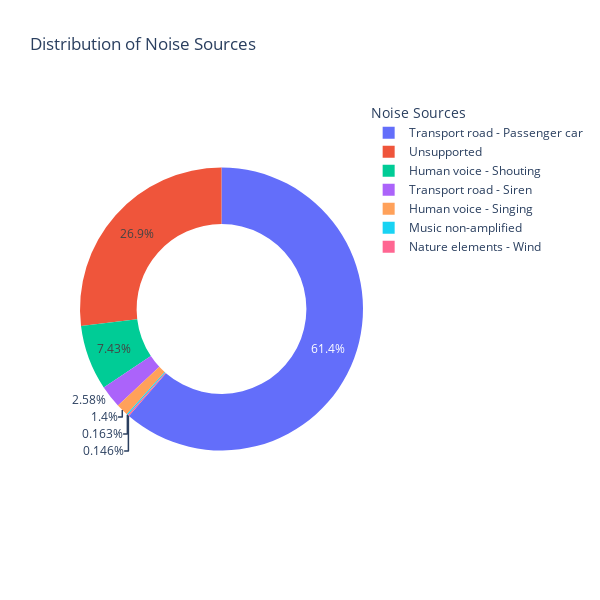

Notebook cell for this chart:
### Code cell
# Define the colorscale for the chart
colorscale = [
    [0, '#FFEFD5'],  # Lightest shade of orange
    [0.2, '#FFDAB9'],
    [0.4, '#FFA500'],
    [0.6, '#FF8C00'],
    [0.8, '#FF4500'],
    [1, '#FF0000']  # Darkest shade of orange
]

# Load the data
data_noise = pd.read_csv('../Data for visualization/combined_noise_event.csv', header=0, sep=',')

# Calculate the frequencies of each category in the 'noise_source' variable
category_counts = data_noise['noise_event_laeq_primary_detected_class'].value_counts()

# Create a donut plot with customized colors
fig = go.Figure(data=[
    go.Pie(
        labels=category_counts.index,
        values=category_counts.values,
        hole=0.6,
        marker=dict(colors=colorscale)
    )
])

# Set the layout options for the donut plot
fig.update_layout(
    title="Distribution of Noise Sources",
    annotations=[dict(text="", x=0.5, y=0.5, font_size=20, showarrow=False)],
    showlegend=True,
    legend_title="Noise Sources",
    width=600,
    height=600
)

# Add a white circle to create the donut effect
fig.add_shape(
    type="circle",
    xref="paper",
    yref="paper",
    x0=0.35,
    y0=0.35,
    x1=0.65,
    y1=0.65,
    line_color="white",
    fillcolor="white"
)

# Show the plot
fig.show()

### Figure 1 — Plotly figure (JSON) as saved in the notebook; plotly's stock layout.template omitted (floating-point values rounded to 4 significant figures)
{"data": [{"hole": 0.6, "labels": ["Transport road - Passenger car", "Unsupported", "Human voice - Shouting", "Transport road - Siren", "Human voice - Singing", "Music non-amplified", "Nature elements - Wind"], "marker": {"colors": [[0, "#FFEFD5"], [0.2, "#FFDAB9"], [0.4, "#FFA500"], [0.6, "#FF8C00"], [0.8, "#FF4500"], [1, "#FF0000"]]}, "type": "pie", "values": [47388, 20791, 5742, 1992, 1082, 126, 113]}], "layout": {"annotations": [{"font": {"size": 20}, "showarrow": false, "text": "", "x": 0.5, "y": 0.5}], "height": 600, "legend": {"title": {"text": "Noise Sources"}}, "shapes": [{"fillcolor": "white", "line": {"color": "white"}, "type": "circle", "x0": 0.35, "x1": 0.65, "xref": "paper", "y0": 0.35, "y1": 0.65, "yref": "paper"}], "showlegend": true, "title": {"text": "Distribution of Noise Sources"}, "width": 600}}
